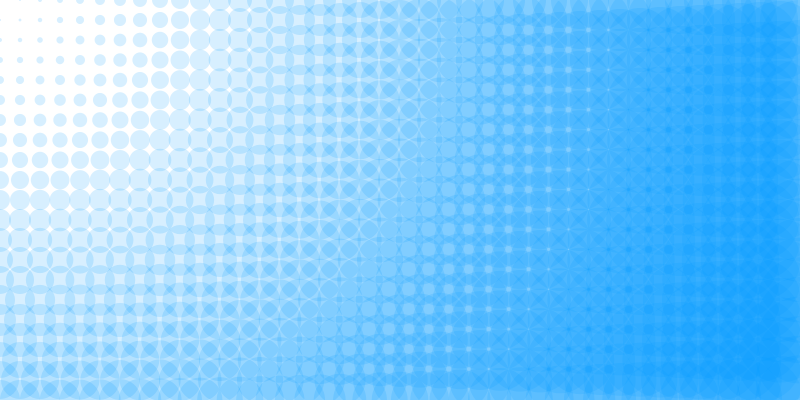
Frame 1 (no input)
Frame 60 (the mouse pressed at the canvas centre just before this capture): identical to frame 1, image omitted
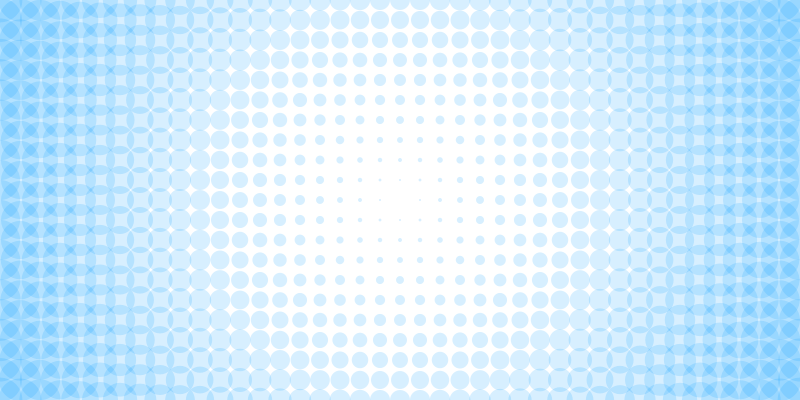
Frame 120 (the mouse held since frame 60 and released just before this capture)

The Processing sketch that drew these frames (run headless with seeded random() and noise(); from frame 60 on, the mouse is pressed at the canvas centre):

// Processing sketch: processing_94741
// ── processing_94741.pde

float s;
float cell=20;


void setup(){
  size(800,400);
  background(255);
  
}
void draw(){
  background(255);
  
  for(int i=0; i<=width;i+=cell){
   for(int j=0; j<=height;j+=cell){
    s= dist(mouseX,mouseY,i,j);
    s=s/10;
    fill(0,150,255,40);
    noStroke();
    ellipse(i,j,s,s);
   } 
  }
  
}
